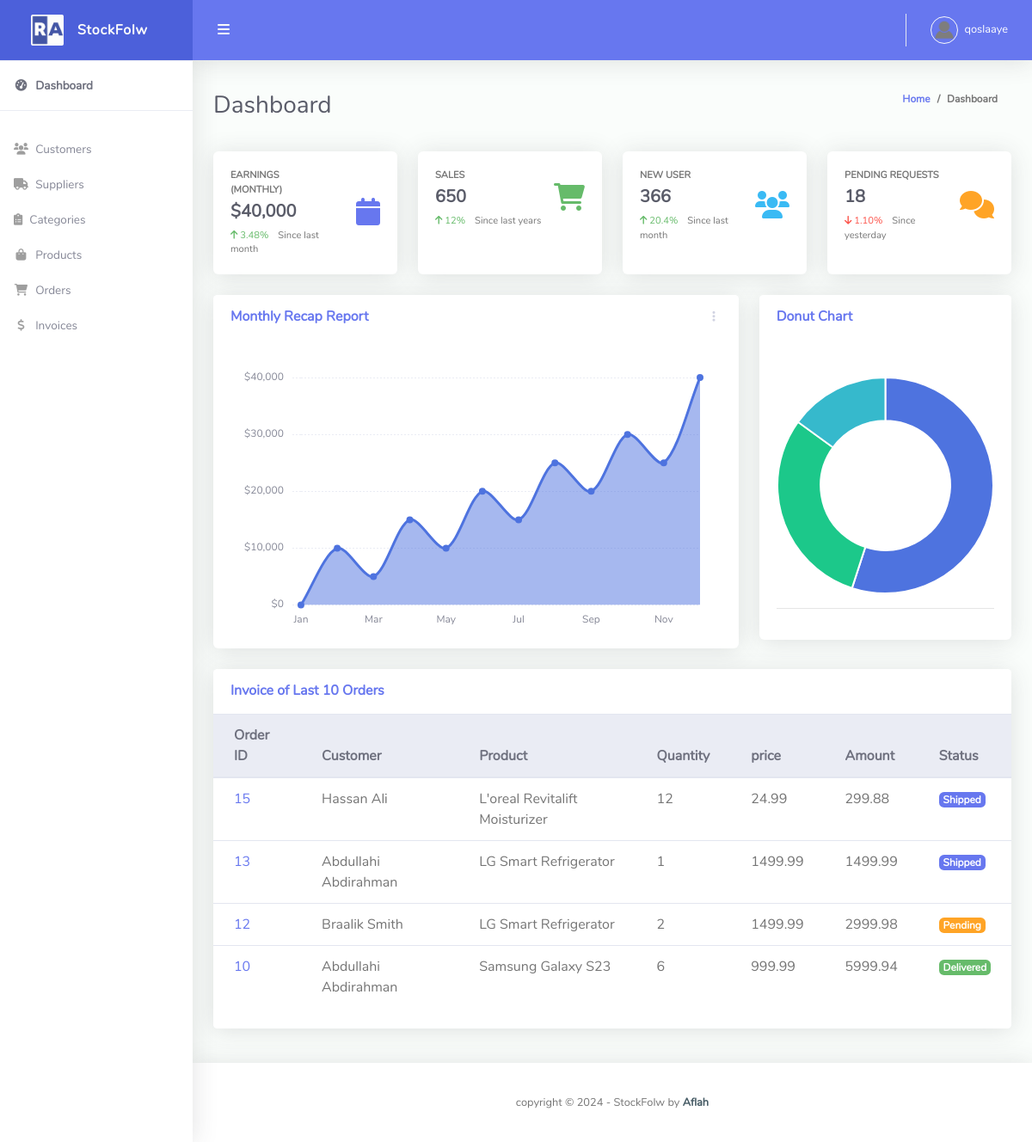
The app's page / (signed in), older data.
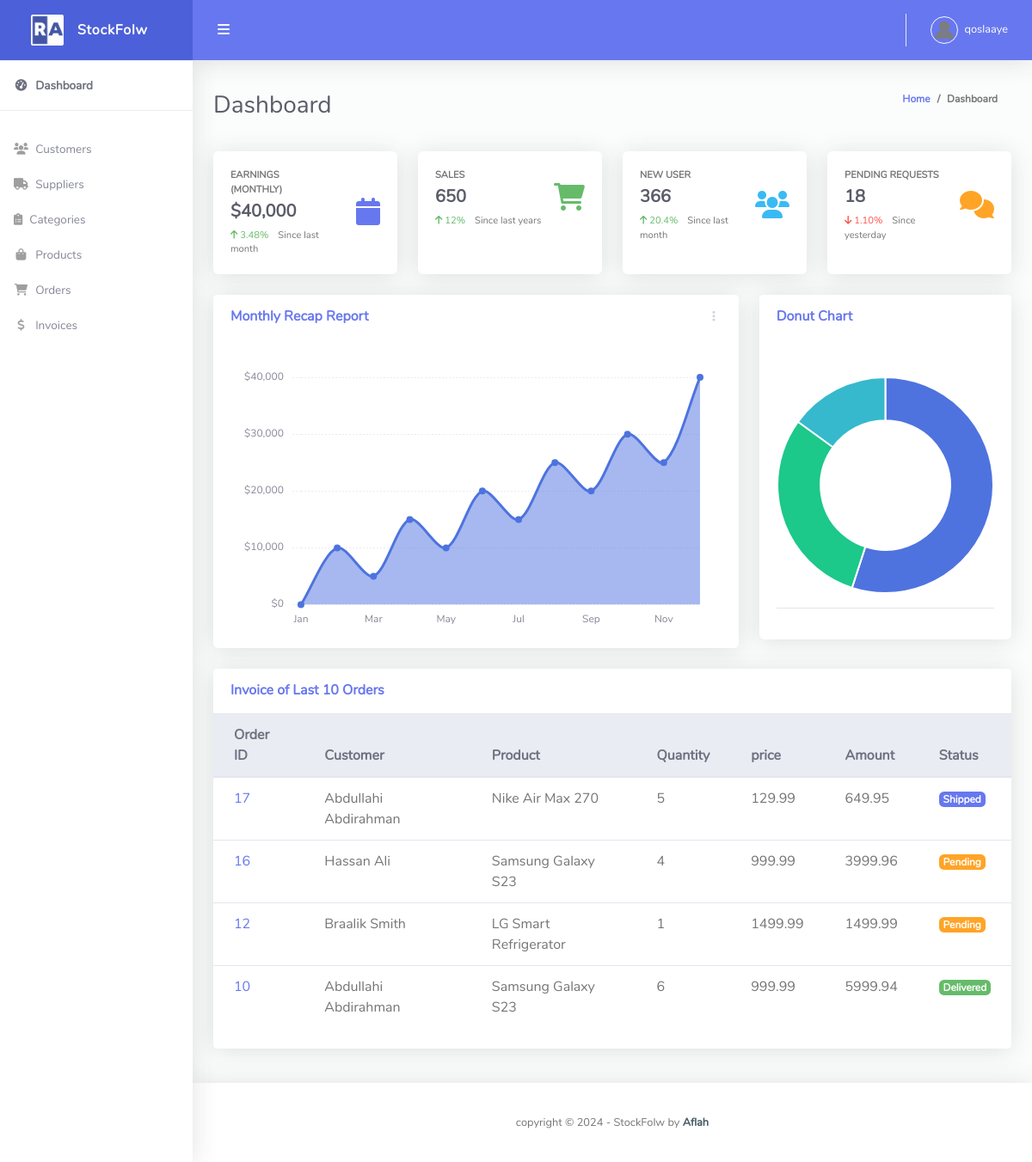
The same page, newer data.
### stockflow/models.py (models this page shows, shortened)
class Invoice(models.Model):
    order = models.OneToOneField(Order, on_delete=models.CASCADE)
    quantity = models.PositiveIntegerField(default=1)
    price = models.DecimalField(max_digits=10, decimal_places=2)
    amount = models.DecimalField(max_digits=10, decimal_places=2)
    date_created = models.DateTimeField(auto_now_add=True)

class Order(models.Model):
    STATUS = (
        ('Pending', 'Pending'),
        ('Shipped', 'Shipped'),
        ('Delivered', 'Delivered'),
        ('Cancelled', 'Cancelled'),
    )
    customer = models.ForeignKey(Customer, on_delete=models.CASCADE)
    product = models.ForeignKey(Product, on_delete=models.CASCADE)
    quantity = models.PositiveIntegerField(default=1)
    status = models.CharField(max_length=200, choices=STATUS, default='Pending')
    date_created = models.DateTimeField(auto_now_add=True)

class Customer(models.Model):
    user = models.OneToOneField(User, null=True, blank=True, on_delete=models.CASCADE)
    name = models.CharField(max_length=200, null=True, blank=True)
    phone = models.CharField(max_length=200, null=True, blank=True)
    email = models.EmailField(max_length=200, null=True, blank=True)
    address = models.TextField(null=True, blank=True)
    profile_pic = models.ImageField(default="profile1.png", null=True, blank=True)
    date_created = models.DateTimeField(auto_now_add=True, null=True, blank=True)
    def __str__(self):
        return self.name if self.name else "Unnamed Customer"

class Product(models.Model):
    name = models.CharField(max_length=200)
    description = models.TextField(blank=True, null=True)
    price = models.DecimalField(max_digits=10, decimal_places=2)
    quantity = models.PositiveIntegerField(default=0)
    category = models.ForeignKey(Category, on_delete=models.CASCADE)
    supplier = models.ForeignKey(Supplier, on_delete=models.CASCADE)
    created_at = models.DateTimeField(auto_now_add=True)
    updated_at = models.DateTimeField(auto_now=True)
    def __str__(self):
        return self.name

### stockflow/views.py (the view)
# urls.py: 2. Add a URL to urlpatterns:  path('', views.home, name='home')
@login_required(login_url='login')
def home(request):
    invoices = Invoice.objects.exclude(order__status='Cancelled').order_by('-id')[:10]
    context = {'invoices': invoices}
    return render(request, 'dashboard.html', context)

### templates/dashboard.html (shortened to what the changed rows need)
{% extends 'base.html' %}
{% block content %}
<div class="container-fluid" id="container-wrapper">
    <div class="d-sm-flex align-items-center justify-content-between mb-4">
        <h1 class="h3 mb-0 text-gray-800">Dashboard</h1>
    </div>
    <div class="row mb-3">
        <div class="col-xl-12 col-lg-7 mb-4">
            <div class="card">
                <div class="table-responsive">
                    <table class="table align-items-center table-flush">
                        <thead class="thead-light">
                            <tr>
                                <th>Order ID</th>
                                <th>Customer</th>
                                <th>Product</th>
                                <th>Quantity</th>
                                <th>price</th>
                                <th>Amount</th>
                                <th>Status</th>
                            </tr>
                        </thead>
                        <tbody>
                            {% for invoice in invoices %}
                            <tr>
                                <td><a href="{% url 'update_order' invoice.order.id %}">{{ invoice.order.id }}</a></td>
                                <td>{{invoice.order.customer}}</td>
                                <td>{{invoice.order.product}}</td>
                                <td>{{invoice.quantity}}</td>
                                <td>{{invoice.price}}</td>
                                <td>{{invoice.amount}}</td>
                                <td>
                                    {% if invoice.order.status == 'Pending' %}
                                        <span class="badge badge-warning">{{ invoice.order.status }}</span>
                                    {% elif invoice.order.status == 'Shipped' %}
                                        <span class="badge badge-primary">{{ invoice.order.status }}</span>
                                    {% elif invoice.order.status == 'Delivered' %}
                                        <span class="badge badge-success">{{ invoice.order.status }}</span>
                                    {% elif invoice.order.status == 'Cancelled' %}
                                        <span class="badge badge-danger">{{ invoice.order.status }}</span>
                                    {% endif %}
                                </td>
                            </tr>
                            {% endfor %}
                        </tbody>
                    </table>
                </div>
            </div>
        </div>
    </div>
</div>
{% endblock %}

Row changes from the older to the newer data that the page shows:
no longer on this page (row unchanged): Invoice: order.id "15", order.customer "Hassan Ali", order.product "L'oreal Revitalift Moisturizer", quantity "12", price "24.99", amount "299.88", order.status "Shipped"
no longer on this page (row edited): Invoice: order.id "13", order.customer "Abdullahi Abdirahman", order.product "LG Smart Refrigerator", quantity "1", price "1499.99", amount "1499.99", order.status "Shipped"
added Invoice: order.id "17", order.customer "Abdullahi Abdirahman", order.product "Nike Air Max 270", quantity "5", price "129.99", amount "649.95", order.status "Shipped"
added Invoice: order.id "16", order.customer "Hassan Ali", order.product "Samsung Galaxy S23", quantity "4", price "999.99", amount "3999.96", order.status "Pending"
changed Invoice "Braalik Smith": quantity "2" → "1"; amount "2999.98" → "1499.99"
